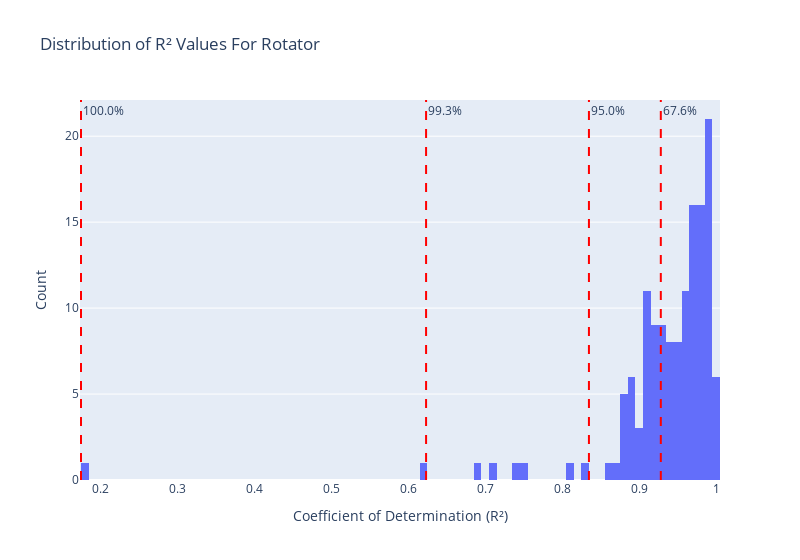

Write notebook code for a chart like this one.
### Code cell
mean = rotators['r2'].mean()

percentages = [68, 95, 99.7, 100]

count = rotators['r2'].count()
stdevs_indices = [int(count * percentage/100) for percentage in percentages]
stdevs_r2 = [rotators.sort_values(by='r2', ascending=False).iloc[stdevs_idx-1]['r2'] for stdevs_idx in stdevs_indices]
percentages = [stdev_idx / count * 100 for stdev_idx in stdevs_indices]


fig = px.histogram(rotators, x='r2', nbins=100, title='Distribution of R² Values For Rotator')
fig.update_layout(
    xaxis_title='Coefficient of Determination (R²)',
    yaxis_title='Count',
    width=800,
    showlegend=False
)
# fig.add_vline(x=mean, line_color="black", annotation_text="Mean")


for percentage, stdev_r2 in zip(percentages, stdevs_r2):
    print(f"{percentage:.1f}% have R² >= {stdev_r2:.3f}")
    fig.add_vline(x=stdev_r2, line_dash="dash", line_color="red", annotation_text=f"{percentage:.1f}%")

fig.show()

### Figure 1 — Plotly figure (JSON) as saved in the notebook; plotly's stock layout.template omitted (floating-point values rounded to 4 significant figures; data arrays with more than 128 entries replaced by an {"elided": "..."} marker saying what was removed)
{"data": [{"alignmentgroup": "True", "bingroup": "x", "hovertemplate": "r2=%{x}<br>count=%{y}<extra></extra>", "legendgroup": "", "marker": {"color": "#636efa", "pattern": {"shape": ""}}, "name": "", "nbinsx": 100, "offsetgroup": "", "orientation": "v", "showlegend": false, "type": "histogram", "x": {"elided": "139 float values"}, "xaxis": "x", "yaxis": "y"}], "layout": {"annotations": [{"showarrow": false, "text": "67.6%", "x": 0.9281, "xanchor": "left", "xref": "x", "y": 1, "yanchor": "top", "yref": "y domain"}, {"showarrow": false, "text": "95.0%", "x": 0.8348, "xanchor": "left", "xref": "x", "y": 1, "yanchor": "top", "yref": "y domain"}, {"showarrow": false, "text": "99.3%", "x": 0.6232, "xanchor": "left", "xref": "x", "y": 1, "yanchor": "top", "yref": "y domain"}, {"showarrow": false, "text": "100.0%", "x": 0.175, "xanchor": "left", "xref": "x", "y": 1, "yanchor": "top", "yref": "y domain"}], "barmode": "relative", "legend": {"tracegroupgap": 0}, "shapes": [{"line": {"color": "red", "dash": "dash"}, "type": "line", "x0": 0.9281, "x1": 0.9281, "xref": "x", "y0": 0, "y1": 1, "yref": "y domain"}, {"line": {"color": "red", "dash": "dash"}, "type": "line", "x0": 0.8348, "x1": 0.8348, "xref": "x", "y0": 0, "y1": 1, "yref": "y domain"}, {"line": {"color": "red", "dash": "dash"}, "type": "line", "x0": 0.6232, "x1": 0.6232, "xref": "x", "y0": 0, "y1": 1, "yref": "y domain"}, {"line": {"color": "red", "dash": "dash"}, "type": "line", "x0": 0.175, "x1": 0.175, "xref": "x", "y0": 0, "y1": 1, "yref": "y domain"}], "showlegend": false, "title": {"text": "Distribution of R² Values For Rotator"}, "width": 800, "xaxis": {"anchor": "y", "domain": [0, 1], "title": {"text": "Coefficient of Determination (R²)"}}, "yaxis": {"anchor": "x", "domain": [0, 1], "title": {"text": "Count"}}}}
